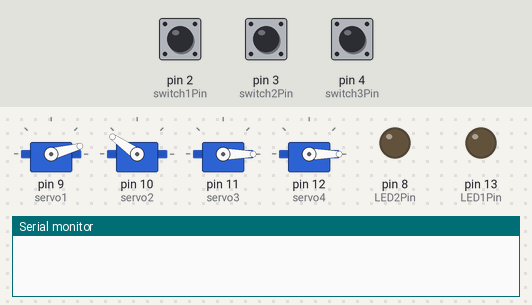
The sketch below on a simulated Arduino Uno, built with avr-gcc and run on an emulated ATmega328P. Parts: 4 × servo, output pins drawn as LEDs (lit = HIGH), the last lines printed to the serial monitor. Inputs (shaded band) come from the test bench; at power-on: pin 2 (switch1Pin) LOW, pin 3 (switch2Pin) LOW, pin 4 (switch3Pin) LOW.

Above: at 1.2 s.
1.3 s: pin 2 (switch1Pin) pulled HIGH for 0.15 s
At 2.1 s:
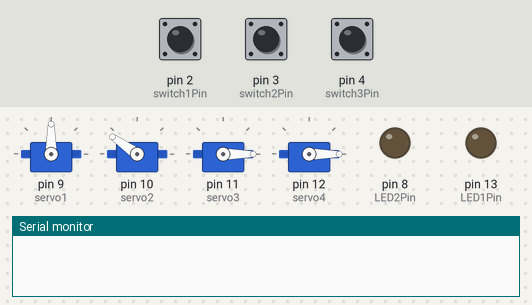
3.1 s: pin 3 (switch2Pin) pulled HIGH for 0.15 s
At 4.1 s:
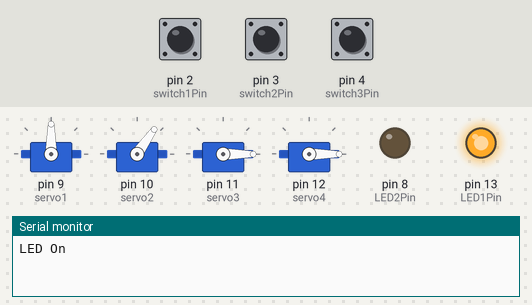
At 6.71 s:
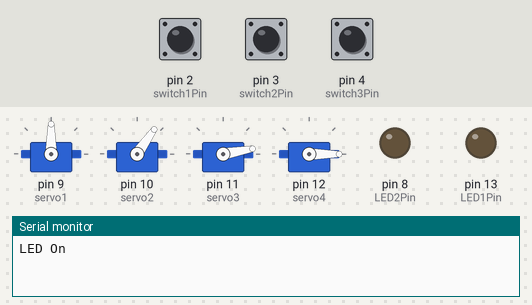
Timing chart, 0 to 15.2 s (numbered marks = the images above; inputs shaded):
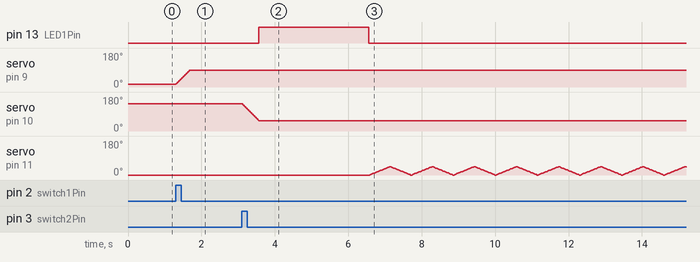

The sketch:

Project2-ArduinoProject.ino
```cpp
#include "Servo.h"

// Servos Declaration
Servo servo1;
Servo servo2;
Servo servo3;
Servo servo4;

// Switches Declaration
int switch1Pin = 2;  // Switch connected to digital pin 2
int switch2Pin = 3;  // Switch connected to digital pin 3
int switch3Pin = 4;   // Switch connected to digital pin 4

// LEDs Pin Declaration
int LED1Pin = 13;
int LED2Pin = 8;

//Variable to track the stage of the enclosure
int stage = 0;


// Constant time durations
unsigned long TwoMinutes = 3000;
int InitialPosServo1,InitialPosServo2,InitialPosServo3,InitialPosServo4;

// Constant time durations
unsigned long LEDTimer = 7000;

// Specific variables for the reveal character method
int prevState = 0;  // Variable to save the switch 3 state
bool canMove = true;
int elapsedTime; // Variable to store the elapsed time

void setup() {
  Serial.begin(9600);

  // Configure switch pins as inputs
  pinMode(switch1Pin, INPUT);
  pinMode(switch2Pin, INPUT);
  pinMode(switch3Pin, INPUT);

  // Attach servos to pins
  servo1.attach(9);
  servo2.attach(10);
  servo3.attach(11);
  servo4.attach(12);

  // Configure LED pin as output
  pinMode(LED1Pin, OUTPUT);
  pinMode(LED2Pin, OUTPUT);

  initialization();
}

void loop() {

  switch (stage) {
    case 0:
      if (digitalRead(switch1Pin) == HIGH) {
        HatchingEggs();
        reset();
      }
      break;
    case 1:
      if (digitalRead(switch2Pin) == HIGH) {
        ShowSpeechBubble();
        servo1.detach();
        reset();
      }
      break;
    case 2:
      if (digitalRead(switch2Pin) == LOW) {
        turnOnLED(true);
        reset();
      }
      break;
    case 3:
      swanMoving();
      stage++;
      reset();
      break;
    case 4:
      if (digitalRead(switch3Pin) == HIGH) {
        RevealCharacter();
        reset();
      }else if(canMove){
        swanMoving();
        reset();
      }
      break;
    default:
      reset();
      break;
  }
}
void initialization(){
  InitialPosServo1 = 15;
  InitialPosServo2 = 145;
  InitialPosServo3 = 0;
  InitialPosServo4 = 0;
  reset();

}
void reset() {
  servo1.write(InitialPosServo1);
  servo2.write(InitialPosServo2);
  servo3.write(InitialPosServo3);
  servo4.write(InitialPosServo4);
  digitalWrite(LED1Pin, LOW);
  digitalWrite(LED2Pin, LOW);

  if(stage >4){
    stage = 0;
    initialization();
  }
}

// This function simulate the hatching egg process by gradually moving the upper part of the egg
// from its initial position to a position where it appears to have 'fallen off'
// and remains in that position, demonstrating a cracked egg.
void HatchingEggs() {
  servo1.write(InitialPosServo1);
  for (int pos = InitialPosServo1; pos <= 90; pos += 1) {
    servo1.write(pos);
    delay(5);
  }
  InitialPosServo1 = 90;
  stage++;
}

// This function flips the attached Speech Bubble perpendicular by moving the servo
void ShowSpeechBubble() {
  servo2.write(InitialPosServo2);
  for (int pos = InitialPosServo2; pos >= 55; pos -= 1) {
    servo2.write(pos);
    delay(5);
  }
  InitialPosServo2 = 55;
  stage++;
}
void turnOnLED(bool state) {
  if (state) {
    Serial.println("LED On");
    digitalWrite(LED1Pin, HIGH);
  } else {
    Serial.println("LED On");
    digitalWrite(LED1Pin, LOW);
  }
  delay(TwoMinutes); // delay for 2 minutes
  stage++;
}
void swanMoving() {
  servo3.write(InitialPosServo3);
  for (float pos = 0; pos <= 45; pos += 0.4) {  // goes from 0 degrees to 45 degrees
    // in steps of 1 degree
    servo3.write(pos);  // tell servo to go to position in variable 'pos'
    delay(5);           // waits 5 ms for the servo to reach the position
  }
  for (float pos = 45; pos >= 0; pos -= 0.4) {  // goes from 45 degrees to 0 degrees
    servo3.write(pos);                          // tell servo to go to position in variable 'pos'
    delay(5);                                   // waits 5 ms for the servo to reach the position
  }
}

void RevealCharacter() {
  unsigned long startTime = millis();
  elapsedTime = millis() - startTime;  // Calculate elapsed time

  if (canMove) {
    // Wobble the servo for 10 seconds
    while (elapsedTime < 10000) {
      elapsedTime = millis() - startTime;  // Update elapsed time
      if (prevState == 0) {
        InitialPosServo4 += 6;  // Increase servo position
        prevState++;
      } else {
        InitialPosServo4 -= 6;  // Decrease servo position
        prevState--;
      }
      digitalWrite(LED2Pin, HIGH);
      servo4.write(InitialPosServo4);  // Move the servo to the new positio
    }

    if (canMove) {
      InitialPosServo4 = 0;
      servo4.write(InitialPosServo4);
      canMove = false;
       stage++;
       reset();
    }
  }
}
```

Measured:
- after the input at 1.3 s, servo on pin 9 (servo1): moves from 15° to 90° over 0.38 s, starting at once
